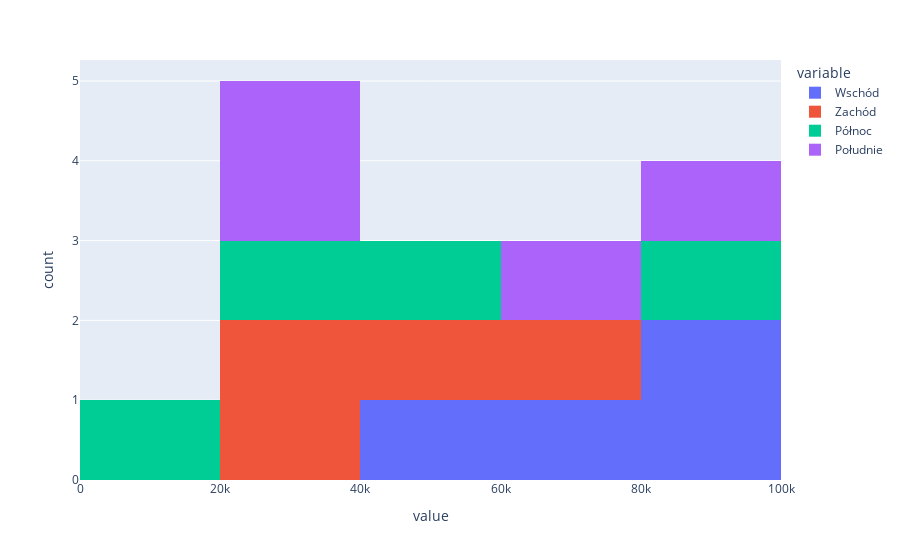

Notebook code for this chart:
### Code cell
data.plot.hist()

### Figure 1 — Plotly figure (JSON) as saved in the notebook; plotly's stock layout.template omitted (floating-point values rounded to 4 significant figures)
{"data": [{"alignmentgroup": "True", "bingroup": "x", "hovertemplate": "variable=Wschód<br>value=%{x}<br>count=%{y}<extra></extra>", "legendgroup": "Wschód", "marker": {"color": "#636efa", "pattern": {"shape": ""}}, "name": "Wschód", "offsetgroup": "Wschód", "orientation": "v", "showlegend": true, "type": "histogram", "x": [42140.0, 91340.0, 86440.0, 73560.0], "xaxis": "x", "yaxis": "y"}, {"alignmentgroup": "True", "bingroup": "x", "hovertemplate": "variable=Zachód<br>value=%{x}<br>count=%{y}<extra></extra>", "legendgroup": "Zachód", "marker": {"color": "#EF553B", "pattern": {"shape": ""}}, "name": "Zachód", "offsetgroup": "Zachód", "orientation": "v", "showlegend": true, "type": "histogram", "x": [71140.0, 23590.0, 38530.0, 58220.0], "xaxis": "x", "yaxis": "y"}, {"alignmentgroup": "True", "bingroup": "x", "hovertemplate": "variable=Północ<br>value=%{x}<br>count=%{y}<extra></extra>", "legendgroup": "Północ", "marker": {"color": "#00cc96", "pattern": {"shape": ""}}, "name": "Północ", "offsetgroup": "Północ", "orientation": "v", "showlegend": true, "type": "histogram", "x": [16090.0, 96560.0, 41260.0, 23560.0], "xaxis": "x", "yaxis": "y"}, {"alignmentgroup": "True", "bingroup": "x", "hovertemplate": "variable=Południe<br>value=%{x}<br>count=%{y}<extra></extra>", "legendgroup": "Południe", "marker": {"color": "#ab63fa", "pattern": {"shape": ""}}, "name": "Południe", "offsetgroup": "Południe", "orientation": "v", "showlegend": true, "type": "histogram", "x": [24650.0, 67270.0, 80210.0, 22430.0], "xaxis": "x", "yaxis": "y"}], "layout": {"barmode": "relative", "legend": {"title": {"text": "variable"}, "tracegroupgap": 0}, "margin": {"t": 60}, "xaxis": {"anchor": "y", "domain": [0, 1], "title": {"text": "value"}}, "yaxis": {"anchor": "x", "domain": [0, 1], "title": {"text": "count"}}}}
